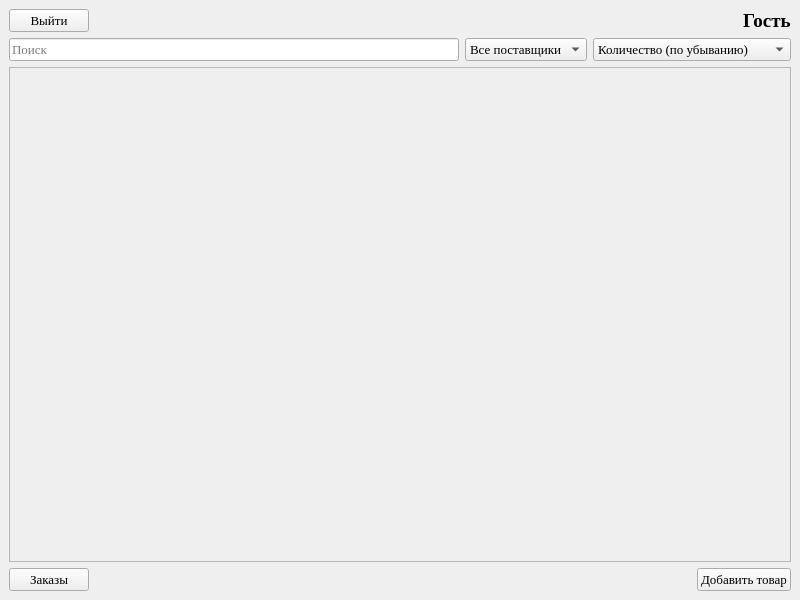
<?xml version="1.0" encoding="UTF-8"?>
<ui version="4.0">
 <class>MainWindow</class>
 <widget class="QMainWindow" name="MainWindow">
  <property name="geometry">
   <rect>
    <x>0</x>
    <y>0</y>
    <width>800</width>
    <height>600</height>
   </rect>
  </property>
  <property name="windowTitle">
   <string>Окно администратора</string>
  </property>
  <property name="windowIcon">
   <iconset>
    <normaloff>../images/Icon.png</normaloff>../images/Icon.png</iconset>
  </property>
  <widget class="QWidget" name="centralwidget">
   <layout class="QVBoxLayout" name="verticalLayout">
    <item>
     <layout class="QHBoxLayout" name="horizontalLayout_2">
      <item>
       <widget class="QPushButton" name="pushButton_exit">
        <property name="font">
         <font>
          <family>Times New Roman</family>
          <pointsize>10</pointsize>
         </font>
        </property>
        <property name="text">
         <string>Выйти</string>
        </property>
       </widget>
      </item>
      <item>
       <spacer name="horizontalSpacer_2">
        <property name="orientation">
         <enum>Qt::Horizontal</enum>
        </property>
        <property name="sizeHint" stdset="0">
         <size>
          <width>40</width>
          <height>20</height>
         </size>
        </property>
       </spacer>
      </item>
      <item>
       <widget class="QLabel" name="label_role">
        <property name="font">
         <font>
          <family>Times New Roman</family>
          <pointsize>14</pointsize>
          <weight>75</weight>
          <bold>true</bold>
         </font>
        </property>
        <property name="styleSheet">
         <string notr="true">font-weight: bold;</string>
        </property>
        <property name="text">
         <string>Гость</string>
        </property>
       </widget>
      </item>
     </layout>
    </item>
    <item>
     <layout class="QHBoxLayout" name="horizontalLayout_4">
      <item>
       <widget class="QLineEdit" name="lineEdit_search">
        <property name="font">
         <font>
          <family>Times New Roman</family>
          <pointsize>10</pointsize>
         </font>
        </property>
        <property name="placeholderText">
         <string>Поиск</string>
        </property>
       </widget>
      </item>
      <item>
       <widget class="QComboBox" name="comboBox_sort_suppliers">
        <property name="font">
         <font>
          <family>Times New Roman</family>
          <pointsize>10</pointsize>
         </font>
        </property>
        <item>
         <property name="text">
          <string>Все поставщики</string>
         </property>
        </item>
       </widget>
      </item>
      <item>
       <widget class="QComboBox" name="comboBox_sort">
        <property name="font">
         <font>
          <family>Times New Roman</family>
          <pointsize>10</pointsize>
         </font>
        </property>
        <item>
         <property name="text">
          <string>Количество (по убыванию)</string>
         </property>
        </item>
        <item>
         <property name="text">
          <string>Количество (по возрастанию)</string>
         </property>
        </item>
       </widget>
      </item>
     </layout>
    </item>
    <item>
     <widget class="QScrollArea" name="scrollArea">
      <property name="widgetResizable">
       <bool>true</bool>
      </property>
      <widget class="QWidget" name="scrollAreaWidgetContents">
       <property name="geometry">
        <rect>
         <x>0</x>
         <y>0</y>
         <width>780</width>
         <height>489</height>
        </rect>
       </property>
       <layout class="QVBoxLayout" name="verticalLayout_4">
        <item>
         <layout class="QVBoxLayout" name="verticalLayout_menu"/>
        </item>
       </layout>
      </widget>
     </widget>
    </item>
    <item>
     <layout class="QHBoxLayout" name="horizontalLayout">
      <item>
       <widget class="QPushButton" name="pushButton_order">
        <property name="font">
         <font>
          <family>Times New Roman</family>
          <pointsize>10</pointsize>
         </font>
        </property>
        <property name="text">
         <string>Заказы</string>
        </property>
       </widget>
      </item>
      <item>
       <spacer name="horizontalSpacer">
        <property name="orientation">
         <enum>Qt::Horizontal</enum>
        </property>
        <property name="sizeHint" stdset="0">
         <size>
          <width>40</width>
          <height>20</height>
         </size>
        </property>
       </spacer>
      </item>
      <item>
       <widget class="QPushButton" name="pushButton_add">
        <property name="font">
         <font>
          <family>Times New Roman</family>
          <pointsize>10</pointsize>
         </font>
        </property>
        <property name="text">
         <string>Добавить товар</string>
        </property>
       </widget>
      </item>
     </layout>
    </item>
   </layout>
  </widget>
 </widget>
 <resources/>
 <connections/>
</ui>
